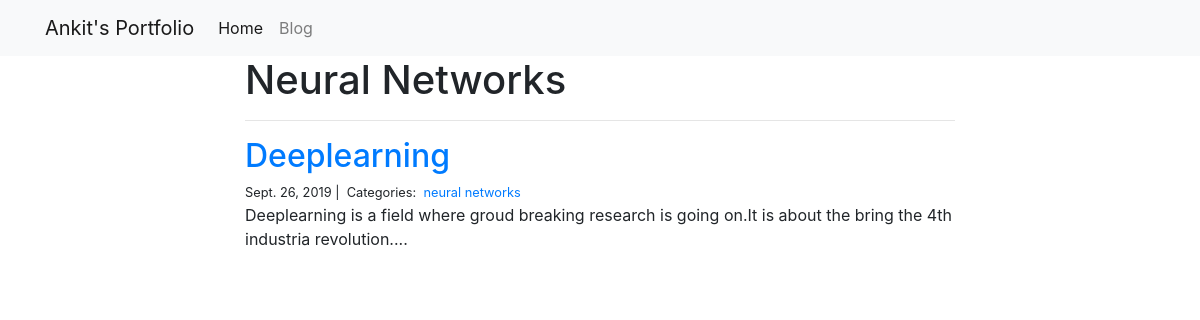
/blog/neural networks/, run on the app's committed database.
### blog/models.py (models this page shows)
class Category(models.Model):
    name=models.CharField(max_length=20)

class Post(models.Model):
    title=models.CharField(max_length=255)
    body=models.TextField()
    created_on=models.DateTimeField(auto_now_add=True)
    last_modified=models.DateTimeField(auto_now=True)
    categories=models.ManyToManyField('Category',related_name='posts')

### blog/views.py (the view)
# urls.py: path("<category>/",views.blog_category,name="blog_category"),
def blog_category(request,category):
    posts=Post.objects.filter(
        categories__name__contains=category
        ).order_by(
            '-created_on'
            )
    context={
        "category":category,
        "posts":posts
        }
    return render(request,"blog_category.html",context)

### blog/templates/blog_category.html
{% extends "base.html" %}
{% block page_content %}
<div class="col-md-8 offset-md-2">
	<h1>{{ category | title }}</h1>
	<hr>
	{% for post in posts %}
	<h2><a href="{% url 'blog_detail' post.pk %}">{{ post.title }}</a></h2>
	<small>
		{{post.created_on.date}} |&nbsp;
		Categories:&nbsp;
		{% for category in post.categories.all %}
		<a href="{% url 'blog_category' category.name %}">{{ category.name }}</a>&nbsp;
		{% endfor %}
	</small>
	<p>{{ post.body | slice:":400"}}...</p>
	{% endfor %}
</div>
{% endblock %}

### data on the page
Category: name "Neural Networks", name "neural networks"
Post: title "Deeplearning", created_on "Sept. 26, 2019", body "Deeplearning is a field where groud breaking research is going on.It is about the bring the 4th industria revolution."
